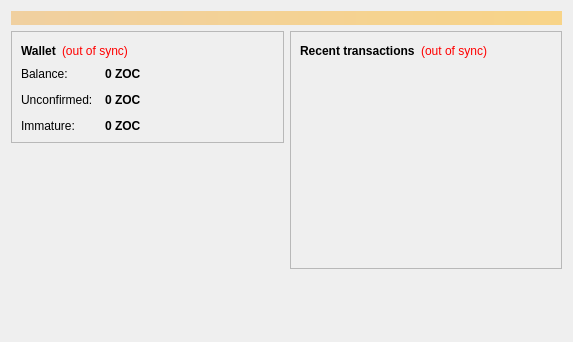
<?xml version="1.0" encoding="UTF-8"?>
<ui version="4.0">
 <class>OverviewPage</class>
 <widget class="QWidget" name="OverviewPage">
  <property name="geometry">
   <rect>
    <x>0</x>
    <y>0</y>
    <width>573</width>
    <height>342</height>
   </rect>
  </property>
  <property name="windowTitle">
   <string>Form</string>
  </property>
  <layout class="QVBoxLayout" name="topLayout">
   <item>
    <widget class="QLabel" name="labelAlerts">
     <property name="visible">
      <bool>false</bool>
     </property>
     <property name="styleSheet">
      <string notr="true">background-color: qlineargradient(x1: 0, y1: 0, x2: 1, y2: 0, stop:0 #F0D0A0, stop:1 #F8D488); color:#000000;</string>
     </property>
     <property name="wordWrap">
      <bool>true</bool>
     </property>
     <property name="margin">
      <number>3</number>
     </property>
    </widget>
   </item>
   <item>
    <layout class="QHBoxLayout" name="horizontalLayout" stretch="1,1">
     <item>
      <layout class="QVBoxLayout" name="verticalLayout_2">
       <item>
        <widget class="QFrame" name="frame">
         <property name="frameShape">
          <enum>QFrame::StyledPanel</enum>
         </property>
         <property name="frameShadow">
          <enum>QFrame::Raised</enum>
         </property>
         <layout class="QVBoxLayout" name="verticalLayout_4">
          <item>
           <layout class="QHBoxLayout" name="horizontalLayout_4">
            <item>
             <widget class="QLabel" name="label_5">
              <property name="font">
               <font>
                <weight>75</weight>
                <bold>true</bold>
               </font>
              </property>
              <property name="text">
               <string>Wallet</string>
              </property>
             </widget>
            </item>
            <item>
             <widget class="QLabel" name="labelWalletStatus">
              <property name="toolTip">
               <string>&lt;html&gt;&lt;head/&gt;&lt;body&gt;&lt;p&gt;The displayed information may be out of date. Your wallet automatically synchronizes with the ddcoin network after a connection is established, but this process has not completed yet.&lt;/p&gt;&lt;/body&gt;&lt;/html&gt;</string>
              </property>
              <property name="styleSheet">
               <string notr="true">QLabel { color: red; }</string>
              </property>
              <property name="text">
               <string notr="true">(out of sync)</string>
              </property>
              <property name="alignment">
               <set>Qt::AlignLeading|Qt::AlignLeft|Qt::AlignVCenter</set>
              </property>
             </widget>
            </item>
            <item>
             <spacer name="horizontalSpacer_2">
              <property name="orientation">
               <enum>Qt::Horizontal</enum>
              </property>
              <property name="sizeHint" stdset="0">
               <size>
                <width>40</width>
                <height>20</height>
               </size>
              </property>
             </spacer>
            </item>
           </layout>
          </item>
          <item>
           <layout class="QFormLayout" name="formLayout_2">
            <property name="fieldGrowthPolicy">
             <enum>QFormLayout::AllNonFixedFieldsGrow</enum>
            </property>
            <property name="horizontalSpacing">
             <number>12</number>
            </property>
            <property name="verticalSpacing">
             <number>12</number>
            </property>
            <item row="0" column="0">
             <widget class="QLabel" name="label">
              <property name="text">
               <string>Balance:</string>
              </property>
             </widget>
            </item>
            <item row="0" column="1">
             <widget class="QLabel" name="labelBalance">
              <property name="font">
               <font>
                <weight>75</weight>
                <bold>true</bold>
               </font>
              </property>
              <property name="cursor">
               <cursorShape>IBeamCursor</cursorShape>
              </property>
              <property name="toolTip">
               <string>Your current balance</string>
              </property>
              <property name="text">
               <string notr="true">0 ZOC</string>
              </property>
              <property name="textInteractionFlags">
               <set>Qt::LinksAccessibleByMouse|Qt::TextSelectableByKeyboard|Qt::TextSelectableByMouse</set>
              </property>
             </widget>
            </item>
            <item row="1" column="0">
             <widget class="QLabel" name="label_3">
              <property name="text">
               <string>Unconfirmed:</string>
              </property>
             </widget>
            </item>
            <item row="1" column="1">
             <widget class="QLabel" name="labelUnconfirmed">
              <property name="font">
               <font>
                <weight>75</weight>
                <bold>true</bold>
               </font>
              </property>
              <property name="cursor">
               <cursorShape>IBeamCursor</cursorShape>
              </property>
              <property name="toolTip">
               <string>Total of transactions that have yet to be confirmed, and do not yet count toward the current balance</string>
              </property>
              <property name="text">
               <string notr="true">0 ZOC</string>
              </property>
              <property name="textInteractionFlags">
               <set>Qt::LinksAccessibleByMouse|Qt::TextSelectableByKeyboard|Qt::TextSelectableByMouse</set>
              </property>
             </widget>
            </item>
            <item row="2" column="0">
             <widget class="QLabel" name="labelImmatureText">
              <property name="text">
               <string>Immature:</string>
              </property>
             </widget>
            </item>
            <item row="2" column="1">
             <widget class="QLabel" name="labelImmature">
              <property name="font">
               <font>
                <weight>75</weight>
                <bold>true</bold>
               </font>
              </property>
              <property name="toolTip">
               <string>Mined balance that has not yet matured</string>
              </property>
              <property name="text">
               <string notr="true">0 ZOC</string>
              </property>
              <property name="textInteractionFlags">
               <set>Qt::LinksAccessibleByMouse|Qt::TextSelectableByKeyboard|Qt::TextSelectableByMouse</set>
              </property>
             </widget>
            </item>
           </layout>
          </item>
             
         </layout>
        </widget>
       </item>
       <item>
        <spacer name="verticalSpacer">
         <property name="orientation">
          <enum>Qt::Vertical</enum>
         </property>
         <property name="sizeHint" stdset="0">
          <size>
           <width>20</width>
           <height>40</height>
          </size>
         </property>
        </spacer>
       </item>
	   <item>
           <widget class="QLabel" name="label_wallet_bgcoin">
            <property name="text">
             <string/>
            </property>
            <property name="pixmap">
             <pixmap resource="../bitcoin.qrc">:/images/backg</pixmap>
            </property>
            <property name="scaledContents">
             <bool>false</bool>
            </property>
            <property name="alignment">
             <set>Qt::AlignCenter</set>
            </property>
            <property name="margin">
             <number>-2</number>
            </property>
           </widget>
          </item>
      </layout>
     </item>
     <item>
      <layout class="QVBoxLayout" name="verticalLayout_3">
       <item>
        <widget class="QFrame" name="frame_2">
         <property name="frameShape">
          <enum>QFrame::StyledPanel</enum>
         </property>
         <property name="frameShadow">
          <enum>QFrame::Raised</enum>
         </property>
         <layout class="QVBoxLayout" name="verticalLayout">
          <item>
           <layout class="QHBoxLayout" name="horizontalLayout_2">
            <item>
             <widget class="QLabel" name="label_4">
              <property name="text">
               <string>&lt;b&gt;Recent transactions&lt;/b&gt;</string>
              </property>
             </widget>
            </item>
            <item>
             <widget class="QLabel" name="labelTransactionsStatus">
              <property name="toolTip">
               <string>&lt;html&gt;&lt;head/&gt;&lt;body&gt;&lt;p&gt;The displayed information may be out of date. Your wallet automatically synchronizes with the ddcoin network after a connection is established, but this process has not completed yet.&lt;/p&gt;&lt;/body&gt;&lt;/html&gt;</string>
              </property>
              <property name="styleSheet">
               <string notr="true">QLabel { color: red; }</string>
              </property>
              <property name="text">
               <string notr="true">(out of sync)</string>
              </property>
              <property name="alignment">
               <set>Qt::AlignRight|Qt::AlignTrailing|Qt::AlignVCenter</set>
              </property>
             </widget>
            </item>
            <item>
             <spacer name="horizontalSpacer">
              <property name="orientation">
               <enum>Qt::Horizontal</enum>
              </property>
              <property name="sizeHint" stdset="0">
               <size>
                <width>40</width>
                <height>20</height>
               </size>
              </property>
             </spacer>
            </item>
           </layout>
          </item>
          <item>
           <widget class="QListView" name="listTransactions">
            <property name="styleSheet">
             <string notr="true">QListView { background: transparent; }</string>
            </property>
            <property name="frameShape">
             <enum>QFrame::NoFrame</enum>
            </property>
            <property name="verticalScrollBarPolicy">
             <enum>Qt::ScrollBarAlwaysOff</enum>
            </property>
            <property name="horizontalScrollBarPolicy">
             <enum>Qt::ScrollBarAlwaysOff</enum>
            </property>
            <property name="selectionMode">
             <enum>QAbstractItemView::NoSelection</enum>
            </property>
           </widget>
          </item>
         </layout>
        </widget>
       </item>
       <item>
        <spacer name="verticalSpacer_2">
         <property name="orientation">
          <enum>Qt::Vertical</enum>
         </property>
         <property name="sizeHint" stdset="0">
          <size>
           <width>20</width>
           <height>40</height>
          </size>
         </property>
        </spacer>
       </item>
      </layout>
     </item>
    </layout>
   </item>
  </layout>
 </widget>
 <resources/>
 <connections/>
</ui>
